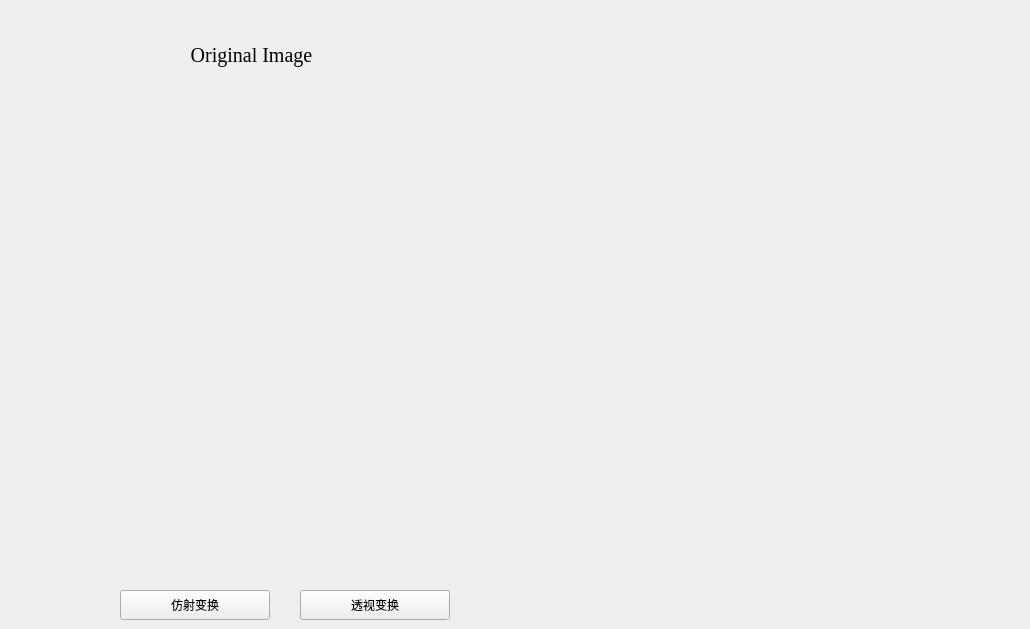
      <widget class="QWidget" name="page_4">
       <property name="font">
        <font>
         <family>Times New Roman</family>
        </font>
       </property>
       <widget class="QPushButton" name="affine">
        <property name="geometry">
         <rect>
          <x>120</x>
          <y>590</y>
          <width>150</width>
          <height>30</height>
         </rect>
        </property>
        <property name="text">
         <string>仿射变换</string>
        </property>
       </widget>
       <widget class="QPushButton" name="perspective">
        <property name="geometry">
         <rect>
          <x>300</x>
          <y>590</y>
          <width>150</width>
          <height>30</height>
         </rect>
        </property>
        <property name="text">
         <string>透视变换</string>
        </property>
       </widget>
       <widget class="QWidget" name="layoutWidget">
        <property name="geometry">
         <rect>
          <x>0</x>
          <y>40</y>
          <width>1021</width>
          <height>541</height>
         </rect>
        </property>
        <layout class="QHBoxLayout" name="horizontalLayout_8">
         <property name="spacing">
          <number>15</number>
         </property>
         <property name="leftMargin">
          <number>0</number>
         </property>
         <property name="rightMargin">
          <number>0</number>
         </property>
         <item>
          <layout class="QVBoxLayout" name="verticalLayout_9">
           <item>
            <widget class="QLabel" name="label_45">
             <property name="minimumSize">
              <size>
               <width>0</width>
               <height>30</height>
              </size>
             </property>
             <property name="maximumSize">
              <size>
               <width>16777215</width>
               <height>30</height>
              </size>
             </property>
             <property name="font">
              <font>
               <family>Times New Roman</family>
               <pointsize>15</pointsize>
              </font>
             </property>
             <property name="text">
              <string>Original Image</string>
             </property>
             <property name="alignment">
              <set>Qt::AlignCenter</set>
             </property>
            </widget>
           </item>
           <item>
            <widget class="QLabel" name="label_tu_41">
             <property name="text">
              <string/>
             </property>
             <property name="alignment">
              <set>Qt::AlignCenter</set>
             </property>
            </widget>
           </item>
          </layout>
         </item>
         <item>
          <layout class="QVBoxLayout" name="verticalLayout_10">
           <item>
            <widget class="QLabel" name="label_46">
             <property name="minimumSize">
              <size>
               <width>0</width>
               <height>30</height>
              </size>
             </property>
             <property name="maximumSize">
              <size>
               <width>16777215</width>
               <height>30</height>
              </size>
             </property>
             <property name="font">
              <font>
               <family>Times New Roman</family>
               <pointsize>15</pointsize>
              </font>
             </property>
             <property name="text">
              <string/>
             </property>
             <property name="alignment">
              <set>Qt::AlignCenter</set>
             </property>
            </widget>
           </item>
           <item>
            <widget class="QLabel" name="label_tu_42">
             <property name="text">
              <string/>
             </property>
            </widget>
           </item>
          </layout>
         </item>
        </layout>
       </widget>
      </widget>
